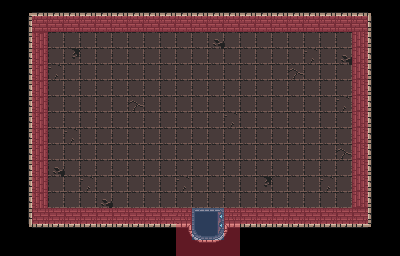

This game map was drawn from its Tiled (.tmx) file and the tilesets committed beside it. A one-line description and the trimmed map source follow:
An orthogonal 25x16 tile map with 16x16 px tiles, 3 tile layers (Tile Layer 1, wall meta, door meta), 2 tilesets.

<map version="1.8" tiledversion="1.8.4" orientation="orthogonal" renderorder="right-down" width="25" height="16" tilewidth="16" tileheight="16" infinite="0" nextlayerid="6" nextobjectid="1">
 <tileset firstgid="1" source="0x72_DungeonTilesetII_v1.4.tsx" />
 <tileset firstgid="1025" source="MetaSet.tsx" />
 <layer id="1" name="Tile Layer 1" width="25" height="16">
  <data>[400 cells, 349 non-empty, 20 distinct tile ids]</data>
 </layer>
 <layer id="3" name="wall meta" width="25" height="16" opacity="0.4">
  <data>[400 cells, 68 non-empty, 1 distinct tile ids]</data>
 </layer>
 <layer id="5" name="door meta" width="25" height="16" opacity="0.4">
  <data>[400 cells, 4 non-empty, 1 distinct tile ids]</data>
 </layer>
</map>
